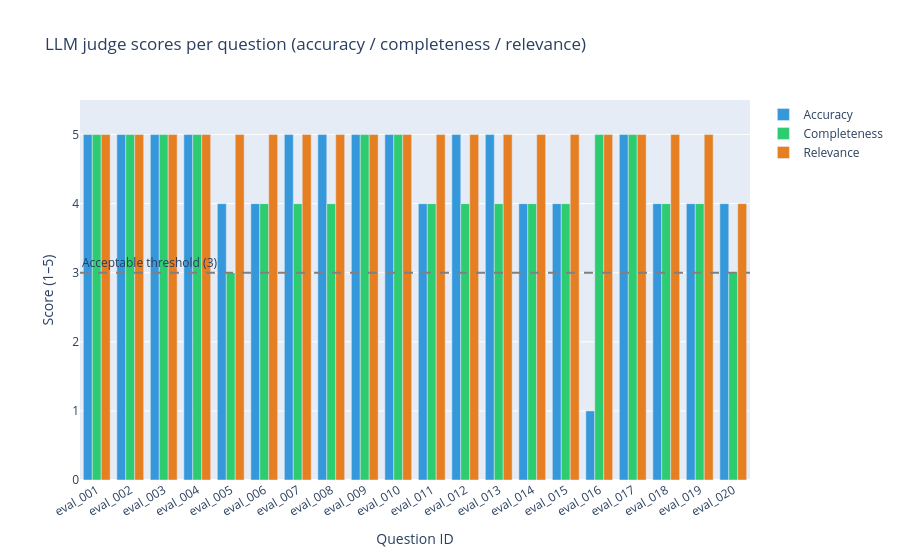

The notebook cell this image was saved under:
### Code cell
# Score distribution - grouped bar per dimension
dims = ['accuracy', 'completeness', 'relevance']
colors = {'accuracy': '#3498db', 'completeness': '#2ecc71', 'relevance': '#e67e22'}

fig = go.Figure()
for dim in dims:
    fig.add_trace(go.Bar(
        name=dim.capitalize(),
        x=df_judge['id'],
        y=df_judge[dim],
        marker_color=colors[dim],
    ))
fig.add_hline(y=3, line_dash='dash', line_color='grey',
              annotation_text='Acceptable threshold (3)', annotation_position='top left')
fig.update_layout(
    barmode='group',
    title='LLM judge scores per question (accuracy / completeness / relevance)',
    xaxis_title='Question ID', yaxis_title='Score (1–5)',
    xaxis_tickangle=-30, yaxis_range=[0, 5.5],
)
fig.show()

### Figure 1 — Plotly figure (JSON) as saved in the notebook; plotly's stock layout.template omitted (floating-point values rounded to 4 significant figures)
{"data": [{"marker": {"color": "#3498db"}, "name": "Accuracy", "type": "bar", "x": ["eval_001", "eval_002", "eval_003", "eval_004", "eval_005", "eval_006", "eval_007", "eval_008", "eval_009", "eval_010", "eval_011", "eval_012", "eval_013", "eval_014", "eval_015", "eval_016", "eval_017", "eval_018", "eval_019", "eval_020"], "y": [5.0, 5.0, 5.0, 5.0, 4.0, 4.0, 5.0, 5.0, 5.0, 5.0, 4.0, 5.0, 5.0, 4.0, 4.0, 1.0, 5.0, 4.0, 4.0, 4.0]}, {"marker": {"color": "#2ecc71"}, "name": "Completeness", "type": "bar", "x": ["eval_001", "eval_002", "eval_003", "eval_004", "eval_005", "eval_006", "eval_007", "eval_008", "eval_009", "eval_010", "eval_011", "eval_012", "eval_013", "eval_014", "eval_015", "eval_016", "eval_017", "eval_018", "eval_019", "eval_020"], "y": [5.0, 5.0, 5.0, 5.0, 3.0, 4.0, 4.0, 4.0, 5.0, 5.0, 4.0, 4.0, 4.0, 4.0, 4.0, 5.0, 5.0, 4.0, 4.0, 3.0]}, {"marker": {"color": "#e67e22"}, "name": "Relevance", "type": "bar", "x": ["eval_001", "eval_002", "eval_003", "eval_004", "eval_005", "eval_006", "eval_007", "eval_008", "eval_009", "eval_010", "eval_011", "eval_012", "eval_013", "eval_014", "eval_015", "eval_016", "eval_017", "eval_018", "eval_019", "eval_020"], "y": [5.0, 5.0, 5.0, 5.0, 5.0, 5.0, 5.0, 5.0, 5.0, 5.0, 5.0, 5.0, 5.0, 5.0, 5.0, 5.0, 5.0, 5.0, 5.0, 4.0]}], "layout": {"annotations": [{"showarrow": false, "text": "Acceptable threshold (3)", "x": 0, "xanchor": "left", "xref": "x domain", "y": 3, "yanchor": "bottom", "yref": "y"}], "barmode": "group", "shapes": [{"line": {"color": "grey", "dash": "dash"}, "type": "line", "x0": 0, "x1": 1, "xref": "x domain", "y0": 3, "y1": 3, "yref": "y"}], "title": {"text": "LLM judge scores per question (accuracy / completeness / relevance)"}, "xaxis": {"tickangle": -30, "title": {"text": "Question ID"}}, "yaxis": {"range": [0, 5.5], "title": {"text": "Score (1–5)"}}}}
